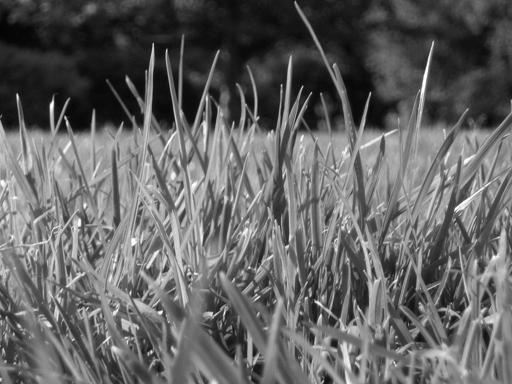
%> input picture cv1_labs_2/Part-1: Image Enhancement/images/image1.jpg, 512 x 384 px
$ octave Q6Q7.m   (GNU Octave 9; MATLAB toolbox functions it lacks are replaced by stand-ins)
%> lines starting %> are read from the running program, lines starting %| are printed output that depends on the picture
### cv1_labs_2/Part-1: Image Enhancement/myPSNR.m
function [ PSNR ] = myPSNR( orig_image, approx_image )
orig_image = double(orig_image);
approx_image = double(approx_image);

[m, n] = size(orig_image);

MSE = sum(sum((orig_image - approx_image).^2)) / (m*n);
PSNR = 20 * log10(max(max(orig_image)) / sqrt(MSE));

end

### cv1_labs_2/Part-1: Image Enhancement/denoise.m
function [ imOut ] = denoise( image, kernel_type, varargin)

switch kernel_type
    case 'box'
        kernel_size = varargin{1};
        imOut = imboxfilt(image, kernel_size);
    case 'median'
        kernel_size = varargin{1};
        imOut = medfilt2(image, [kernel_size kernel_size]);
    case 'gaussian'
        sigma = varargin{1};
        kernel_size = varargin{2};
        imOut = gauss2D(sigma, kernel_size);
        imOut = imfilter(image, imOut);
        % image is padded, crop it
        imOut = imOut(1:size(image, 1), 1:size(image,2));
end
end

### cv1_labs_2/Part-1: Image Enhancement/gauss1D.m
function G = gauss1D( sigma , kernel_size )
    %G = zeros(1, kernel_size);
    if mod(kernel_size, 2) == 0
        error('kernel_size must be odd, otherwise the filter will not have a center to convolve on')
    end
    %% solution
    % create array of integers depending on the kernel size
    x = -floor(kernel_size/2): 1: floor(kernel_size/2);
    % define the filter according to the definition
    numerator = exp(-(x.^2)./(2*(sigma^2)));
    denominator = sigma*(sqrt(2*pi));
    G = numerator/denominator;
    % normalize the filter
    G = G./(sum(G));

end

### cv1_labs_2/Part-1: Image Enhancement/gauss2D.m
function G = gauss2D( sigma , kernel_size )
    gauss1x = gauss1D(sigma, kernel_size);
    gauss1y = transpose(gauss1D(sigma, kernel_size));
    G = gauss1y*gauss1x;

    %%% alternative solution using Eq 5.
    % [6 lines of commented-out code are left out]
end

### cv1_labs_2/Part-1: Image Enhancement/Q6Q7.m
%% Question 6 ------------------------------------------------------------
orig_image = imread('images/image1.jpg');
%> orig_image is the input picture: size 384x512 uint8; min 0, max 255, mean 99.4
approx_image = imread('images/image1_saltpepper.jpg');
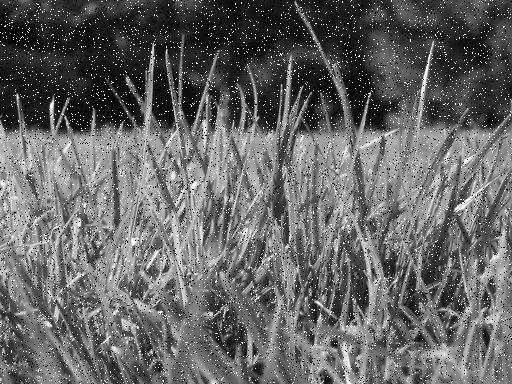
%> input picture cv1_labs_2/Part-1: Image Enhancement/images/image1_saltpepper.jpg, 512 x 384 px
%> approx_image is the input picture: size 384x512 uint8; min 0, max 255, mean 101.7

PSNR = myPSNR( orig_image, approx_image );
%> in myPSNR, `MSE = sum(sum((orig_image - approx_image).^2)) / (m*n);`: MSE = 1593.3
%> in myPSNR, `PSNR = 20 * log10(max(max(orig_image)) / sqrt(MSE));`: PSNR = 16.11
%> PSNR = 16.11
disp("Question 6.2. PSNR = " + PSNR);
%| Question 6.2. PSNR = 16.1079

approx_image2 = imread('images/image1_gaussian.jpg');
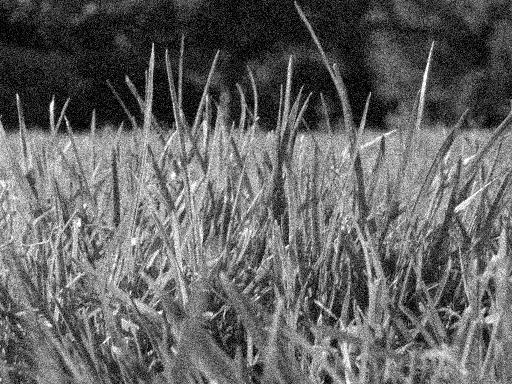
%> input picture cv1_labs_2/Part-1: Image Enhancement/images/image1_gaussian.jpg, 512 x 384 px
%> approx_image2 is the input picture: size 384x512 uint8; min 0, max 255, mean 99.9
PSNR2 = myPSNR(orig_image, approx_image2);
%> PSNR2 = 20.58
disp("   PSNR2 = " + PSNR2);
%|    PSNR2 = 20.5835

%% Question 7 ------------------------------------------------------------
denoised_PSNR = zeros(1, 12);

% image1_saltpepper.jpg
figure(1)
subplot(2, 3, 1)
imOut = denoise(approx_image, 'box', 3);
%> in denoise, `kernel_size = varargin{1};`: kernel_size = 3
denoised_PSNR(1) = myPSNR(orig_image, imOut);
imshow(imOut);
title('3x3');

subplot(2, 3, 2)
imOut = denoise(approx_image, 'box', 5);
%> call 2 of denoise, with kernel_type = 'box'
%> in denoise (call 2), `kernel_size = varargin{1};`: kernel_size = 5
%> in denoise (call 2), `imOut = imboxfilt(image, kernel_size);`:
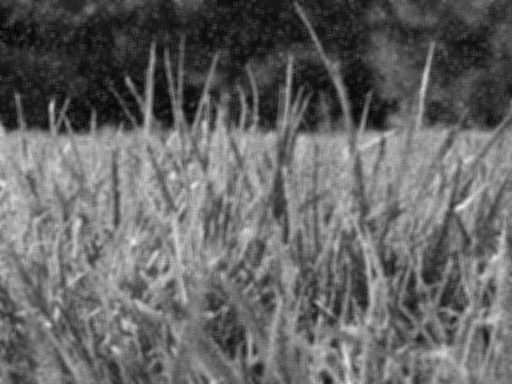
%> imOut: size 384x512 uint8; min 5, max 232, mean 101.7
imshow(imOut);
denoised_PSNR(2) = myPSNR(orig_image, imOut);
title({'Box Filtering of image1\_saltpepper.jpg', '', '5x5'});

subplot(2, 3, 3)
imOut = denoise(approx_image, 'box', 7);
denoised_PSNR(3) = myPSNR(orig_image, imOut);
imshow(imOut);
title('7x7');

subplot(2, 3, 4)
imOut = denoise(approx_image, 'median', 3);
imshow(imOut);
denoised_PSNR(4) = myPSNR(orig_image, imOut);
title('3x3');

subplot(2, 3, 5)
imOut = denoise(approx_image, 'median', 5);
%> call 5 of denoise, with kernel_type = 'median'
%> in denoise (call 5), `imOut = medfilt2(image, [kernel_size kernel_size]);`:
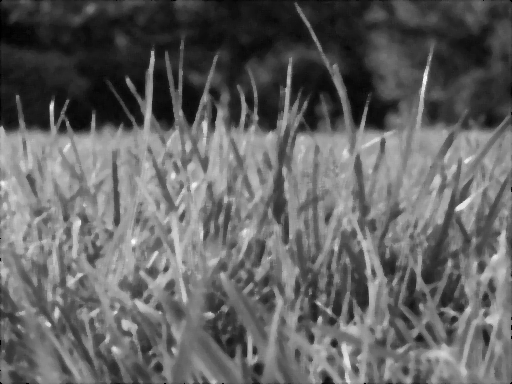
%> imOut: size 384x512 uint8; min 0, max 250, mean 98.4
imshow(imOut);
denoised_PSNR(5) = myPSNR(orig_image, imOut);
title({'Median Filtering of image1\_saltpepper.jpg', '', '5x5'});

subplot(2, 3, 6)
imOut = denoise(approx_image, 'median', 7);
imshow(imOut);
denoised_PSNR(6) = myPSNR(orig_image, imOut);
title('7x7');

% image1_gaussian.jpg
figure(2)
subplot(2, 3, 1)
imOut = denoise(approx_image2, 'box', 3);
%> call 7 of denoise, with kernel_type = 'box'
%> in denoise (call 7), `kernel_size = varargin{1};`: kernel_size = 3
%> in denoise (call 7), `imOut = imboxfilt(image, kernel_size);`:
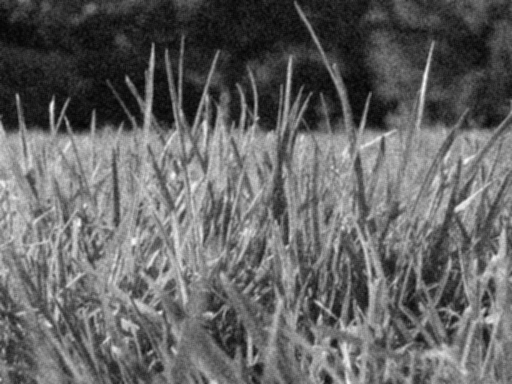
%> imOut: size 384x512 uint8; min 3, max 249, mean 99.9
denoised_PSNR(7) = myPSNR(orig_image, imOut);
imshow(imOut);
title('3x3');

subplot(2, 3, 2)
imOut = denoise(approx_image2, 'box', 5);
imshow(imOut);
denoised_PSNR(8) = myPSNR(orig_image, imOut);
title({'Box Filtering of image1\_gaussian.jpg', '', '5x5'});

subplot(2, 3, 3)
imOut = denoise(approx_image2, 'box', 7);
%> in denoise (call 9), `kernel_size = varargin{1};`: kernel_size = 7
%> in denoise (call 9), `imOut = imboxfilt(image, kernel_size);`:
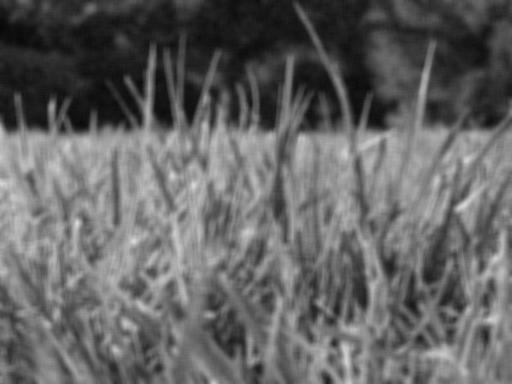
%> imOut: size 384x512 uint8; min 6, max 221, mean 99.9
denoised_PSNR(9) = myPSNR(orig_image, imOut);
imshow(imOut);
title('7x7');

subplot(2, 3, 4)
imOut = denoise(approx_image2, 'median', 3);
imshow(imOut);
denoised_PSNR(10) = myPSNR(orig_image, imOut);
title('3x3');

subplot(2, 3, 5)
imOut = denoise(approx_image2, 'median', 5);
imshow(imOut);
denoised_PSNR(11) = myPSNR(orig_image, imOut);
title({'Median Filtering of image1\_gaussian.jpg', '', '5x5'});

subplot(2, 3, 6)
imOut = denoise(approx_image2, 'median', 7);
imshow(imOut);
denoised_PSNR(12) = myPSNR(orig_image, imOut);
title('7x7');

disp(denoised_PSNR)
%|  Columns 1 through 8:
%|    23.394   22.641   21.422   27.687   24.496   22.372   26.233   23.661
%|  Columns 9 through 12:
%|    21.944   25.457   23.798   22.077

% gaussian filter
window_size = [3, 5, 7];
sigma = 0.1:0.1:1;
ls = length(sigma);
ws = length(window_size);
find_PSNR = zeros(ls, ws);

% [16 lines of commented-out code are left out]
figure(3)
imshow(denoise(approx_image2, 'gaussian', 0.8, 3));
%> in gauss1D, `x = -floor(kernel_size/2): 1: floor(kernel_size/2);`: x = [-1 0 1]
%> in gauss1D, `numerator = exp(-(x.^2)./(2*(sigma^2)));`: numerator = [0.458 1 0.458]
%> in gauss1D, `denominator = sigma*(sqrt(2*pi));`: denominator = 2.01
%> in gauss1D, `G = numerator/denominator;`: G = [0.228 0.499 0.228]
%> in gauss1D, `G = G./(sum(G));`: G = [0.239 0.522 0.239]
%> in gauss2D, `gauss1y = transpose(gauss1D(sigma, kernel_size));`: gauss1y = [0.239; 0.522; 0.239]
%> in gauss2D, `G = gauss1y*gauss1x;`: G = [0.0571 0.125 0.0571; 0.125 0.272 0.125; 0.0571 0.125 0.0571]
title("Gaussian Filtering for image1\_gaussian.jpg");

figure(4)
subplot(121)
imshow(gauss2D( 0.1 , 3 ))
subplot(122)
imshow(gauss2D( 0.8 , 3 ))
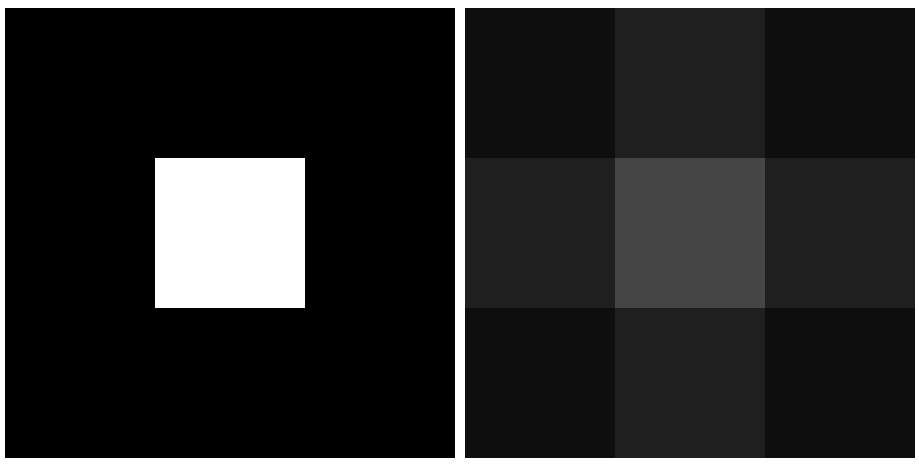
%> figure redrawn from the program's plot data, 2 panels
